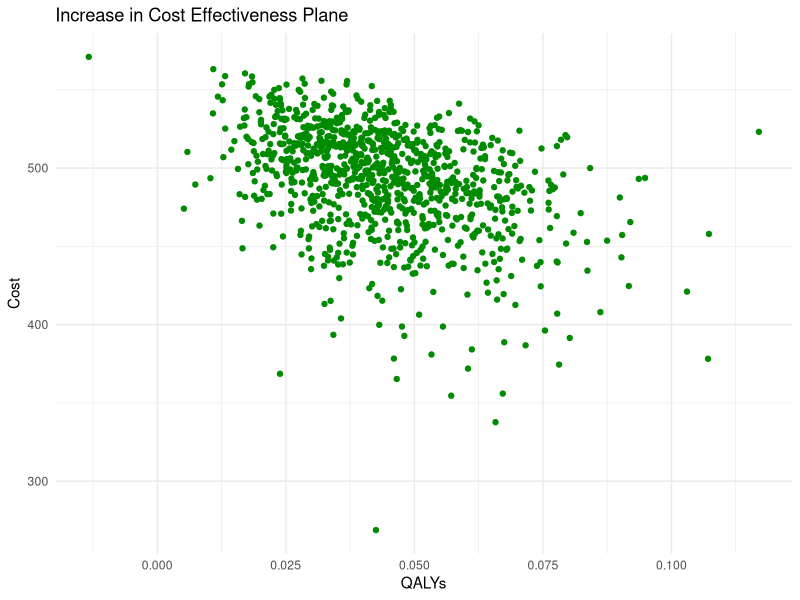
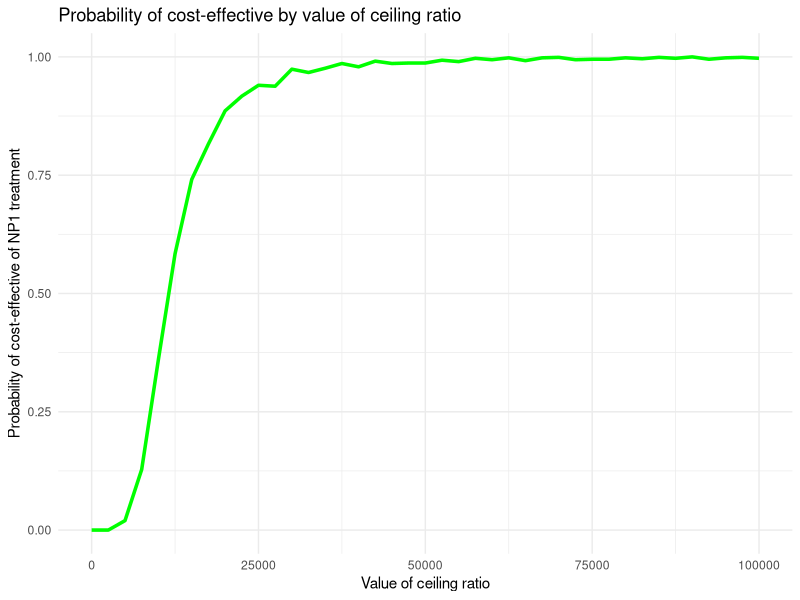

Generate these figures, in order, with R: (Note: a time limit stopped this script after it produced the figures.)
## ---- chunk 1
library(MASS)

cStandard <- 394 #cost of standard implant
cNP1 <- 579 #cost of new implant

cDR <- 0.06 
oDR <- 0.015 
age <- 60
male <- 0

iVec <- c(1000,0,0,0,0)
t <- 60

covMat <- matrix(
  c(0.0022515  , -0.005691 , 0.000000028, 0.0000051, 0.000259,
   -0.005691   ,  0.0432191,-0.000783   ,-0.007247 ,-0.000642,
    0.000000028, -0.000783 , 2.716e-05  , 0.000033 ,-0.000111,
    0.0000051  , -0.007247 , 0.000033   , 0.0118954, 0.000184,
    0.000259   , -0.000642 ,-0.000111   , 0.000184 , 0.1463686),
  nrow = 5, ncol = 5, byrow = T
)

colnames(covMat) <- rownames(covMat) <- c("lngamma","cons","age","male","NP1")

survModelSummary <- data.frame(
  
  variable = c("lngamma","cons","age","male","NP1"),
  coefficient = c(0.3740968,-5.490935,-0.0367022,0.768536,-1.344474),
  SE = c(0.0474501,0.207892,0.0052112,0.109066,0.3825815)
)
survModelSummary$hazard_ratio <- exp(survModelSummary$coefficient)




drawBetaMethodMoments <- function(n,mu,s){
  
  #functions estimates alpha and beta using the method of moments then draws from the beta distribution
  alpha <- ((mu*(1-mu)/s^2) -1)*mu
  beta <- alpha*(1-mu )/mu
  
  #draw our random number
  draw <- rbeta(n,alpha,beta)
  
  return(draw)
}


tProbsHazard <- function(t,lambda,gamma){
   
  return(1-exp(lambda*(((1:t)-1)^gamma - ((1:t)^gamma))))
   
}


tProbs_time <- function(omrPTHR,omrRTHR,rr,mr,rrr,t){
  #rr is revision risk, mr is mortality risk
  
  tProbs <- matrix(
  c(0, 1-(omrPTHR),     0,     0,                   omrPTHR,
    0, 1-(rr[t]+mr[t]), rr[t], 0,                   mr[t],
    0, 0,               0,     1-(omrRTHR + mr[t]), omrRTHR + mr[t],
    0, 0,               rrr,   1-(rrr+mr[t]),       mr[t],
    0, 0,               0,     0,                   1
  ),ncol = 5, nrow = 5, byrow = T
)
  
}

#provided death rates and yearly transition probabilities
deathRates <- data.frame(
  Age = c("35-44","45-54","55-64","65-74","75-84","85 and over"),
  Males = c(1.51,3.93,10.9,31.6,80.1,187.9),
  Females = c(0.99,2.6,6.7,19.3,53.5,154.8)
  
)
yearlyTProbs <- data.frame(
    Age = c("35-44","45-54","55-64","65-74","75-84","85 and over"),
    Index = c(35,45,55,65,75,85),
    Males = c(0.00151,0.00393,0.0109,0.0316,0.0801,0.1879),
    Females = c(0.00099,0.0026,0.0067,0.0193,0.0535,0.1548)
)


discountFormula <- function(nonDiscount,discRate,t){
  
  return(nonDiscount/(1+discRate)^(1:t))
  
}



calculateYearlyProbs <- function(iVec,omrPTHR,omrRTHR,rr,mr,rrr,t){
  
  #create empty matrix that we will fill in
  
  matReturn <- matrix(nrow = t, ncol = 5)
  
  #initialize first vector of proportions
  
  #create column names
  colnames(matReturn) <- c("PrimaryTHR","SuccessP","RevisionTHR","SucessR","Death")

  for(i in 1:t){
    
    #get the corresponding transition matrix based on the time
    tProbs <- tProbs_time(omrPTHR,omrRTHR,rr,mr,rrr,i)
    
    matReturn[i,] <-   iVec %*% tProbs #round because we are using full population units
    
    #update ivec
    iVec <- iVec %*% tProbs
    
  }
  return(matReturn)
  
  #returns a 60 (years) x 5 (states) matrix where the rows represent the proportion in a given state at year t
  
}



analysisNP1 <- function(omrPTHR,omrRTHR,mr,rrr,rrNP1,cPrimary,cRevision,cStandard,uSuccessP,uSuccessR,uRevision,cDR,oDR,cNP1,gamma,lambda,iVec,t){

  #calculate the revision risk
    rr <- tProbsHazard(t=t,lambda = lambda,gamma = gamma)
    mr <- sapply(1:t,function(x){
    
    #calculate which index select based on the age group
    inds <- sum(x+age >= yearlyTProbs$Index)
    
    #select the gender columns
    #if else takes 3 arguments, the first is a logical check, if true, it returns the second value, if false it returns the 3rd argument. Equivalent code can be written use if(x){}else{}.
    genderCol <- ifelse(male ==1,3,4)
    
    return(yearlyTProbs[inds,genderCol])
    
  })
    
  #calculate standard states
  standPopStates <- calculateYearlyProbs(iVec = iVec,omrPTHR=omrPTHR, omrRTHR=omrPTHR,rr= rr, mr = mr,rrr=rrr,t=t)
  lifeYearsStandard <- rowSums(standPopStates[,-5])
  #excludes death year
  costVec <- c(0,0,cRevision,0)

  #add a parameter for the initial cost we had 1000 initial patients
  iCostStandard <- cStandard*1000
  
  #first calculate the total cost
  totalCosts <- standPopStates[,-5] %*% costVec
  
  #calculate the discounted cost
  discCostStandard <- discountFormula(totalCosts,cDR,t=t)
  
  #calculate the quality adjusted life years by creating a vector for each state utility except death
  utility<- c(0,uSuccessP,uRevision,uSuccessR)
  
  #multiply by the cohort
  totalQuality <-  standPopStates[,-5] %*% utility
  QALYStandard <- discountFormula(totalQuality,discRate = oDR,t=t)
  
  #calculate the total cost for all cycles/person
  STDcost <- sum(c(iCostStandard,discCostStandard))/1000
  STDLYs <- sum(lifeYearsStandard)/1000
  STDQALYS <- sum(QALYStandard)/1000

  
  ###repeat this for the NP1###
  rrNP1_vec <- tProbsHazard(t,lambda = lambda*rrNP1,gamma = gamma)

  #call the previous function created
  populationStatesNP1 <- calculateYearlyProbs(iVec,omrPTHR,omrRTHR,rr=rrNP1_vec,mr=mr,rrr=rrr,t=t)
  
  #calculate life years for np1
  lifeYearsNP1 <- rowSums(populationStatesNP1[,-5])
  
  #total and discounted costs
  totalCostsNP1 <- populationStatesNP1[,-5] %*% costVec
  discCostsNP1 <- discountFormula(totalCostsNP1,cDR,t=t)
  #add the initial cost for NP1
  iCostNP1 <- cNP1*1000
  #Utility
  totalQualityNP1 <- populationStatesNP1[,-5] %*% utility
  QALYNP1 <- discountFormula(totalQualityNP1,discRate = oDR,t=t)
  
  #calculate the total cost for all cycles/person
  NP1cost <- sum(c(iCostNP1,discCostsNP1))/1000
  NP1LYs <- sum(lifeYearsNP1)/1000
  NP1QALYS <- sum(QALYNP1)/1000
  
  #returns a list of discounted cost and QALYs for each method
  return(list(STDcost = STDcost, STDQALYS = STDQALYS, NP1cost = NP1cost,NP1QALYS = NP1QALYS, ICER = (NP1cost-STDcost)/(NP1QALYS-STDQALYS)))
  
}
## ---- chunk 2
generateSimulations <- function(nReps = 1000,age=60,male=0,cRatio = 100000){
   
   #we need to know how many columns or variable we have here in ncol
   dfReturn <- data.frame(matrix(NA,nrow = nReps,ncol = 23))
  
   #fill out the column names for our dataframe
   colnames(dfReturn) <- c("omrPTHR","omrRTHR","rrNP1","rrr","lambda","gamma","cPrimary","cRevision","cSuccess","uSuccessP","uSuccessR","uRevision",
                          "cRatio","STDCost","STDQALYS","NP1Cost","NP1QALYS","STDNMB","NP1NMB","NP1Inc","CESTD","CENP1","CINP1Inc")

   #cRatio is fixed at 10000
   dfReturn$cRatio <- cRatio
   alpha <- (5294/1487)^2
   beta <- 1487^2 / 5294
   
   
   #due to R's vectorization, we can sample all the parameters at once in the "n" parameter
   omrPTHR <- rbeta(nReps,2,98) #operative mortality rate following primary THR
   omrRTHR <- rbeta(nReps,2,98) #operative mortality rate following revision THR
   rrr <- rbeta(nReps,4,96) #re-revision risk
   
   #save them here using R's vectorization
   dfReturn$omrPTHR <- omrPTHR
   dfReturn$omrRTHR <- omrRTHR 
   dfReturn$rrr <- rrr
   
   #cost and utility
   cRevision <- rgamma(nReps,shape = alpha,scale = beta)
   uSuccessP <- drawBetaMethodMoments(nReps,0.85,0.03)
   uSuccessR <- drawBetaMethodMoments(nReps,0.75,0.04)
   uRevision <- drawBetaMethodMoments(nReps,0.3,0.03)
   
   dfReturn$cRevision <- cRevision
   dfReturn$uSuccessP <- uSuccessP
   dfReturn$uSuccessR <- uSuccessR
   dfReturn$uRevision <- uRevision 
   
   #draw from multivariate normal
   normDraw <- mvrnorm(nReps, mu = survModelSummary$coefficient,Sigma = covMat)
   
   #using R's vectorization, we can calculate operations on the entire vector, we must use [,"name"]as normDraw is not a matrix rather than a vector
   lambda <- exp(normDraw[,'cons'] + normDraw[,'age']*age + normDraw[,'male']*male)
   gamma <- exp(normDraw[,'lngamma'])
   rrNP1 <- exp(normDraw[,'NP1'])
   
   dfReturn$lambda <- lambda
   dfReturn$gamma <- gamma
   dfReturn$rrNP1 <- rrNP1

  #start the for-loop
  
  for(i in 1:nReps){
    
    #call the analysis function and specify the iteration for the parameter to be selected
    #those with a parameter that is constant do not need to be called from dfReturn
    results <- analysisNP1(dfReturn$omrPTHR[i],dfReturn$omrRTHR[i],mr,dfReturn$rrr[i],dfReturn$rrNP1[i],
                           dfReturn$cPrimary[i],dfReturn$cRevision[i],dfReturn$cStandard[i],dfReturn$uSuccessP[i],
                           dfReturn$uSuccessR[i],dfReturn$uRevision[i],cDR,oDR,cNP1,dfReturn$gamma[i],dfReturn$lambda[i],iVec,t)
    
    #save the results
    dfReturn$STDCost[i] <- results$STDcost
    dfReturn$STDQALYS[i] <- results$STDQALYS
    dfReturn$NP1Cost[i] <- results$NP1cost
    dfReturn$NP1QALYS[i] <- results$NP1QALYS
    
    #calculate net monetary benefit
    dfReturn$STDNMB[i] <- results$STDQALYS*dfReturn$cRatio[i]-results$STDcost
    dfReturn$NP1NMB[i] <- results$NP1QALYS*dfReturn$cRatio[i]-results$NP1cost
    dfReturn$NP1Inc[i] <- (results$NP1QALYS-results$STDQALYS)*dfReturn$cRatio[i] - (results$NP1cost-results$STDcost)
    
    #calculate the cost effectiveness
    dfReturn$CESTD[i] <- ifelse(dfReturn$STDNMB[i]>= dfReturn$NP1NMB[i],1,0)
    dfReturn$CENP1[i] <- ifelse(dfReturn$CESTD[i]==1,0,1)
    dfReturn$CENP1Inc[i] <- ifelse(dfReturn$NP1Inc[i]>0,1,0)
    
    #the above formulae come directly from the textbook 5.1.4
  }
  return(dfReturn)
}
## ---- chunk 3
library(ggplot2)

set.seed(1)
#we can call the simulation by specifying any number of repetitions and the seed
res <- generateSimulations(nReps = 1000)

#quickly create the difference in costs and difference in QALYs for each method, note since we have access to all columns we can quickly perform vector operations on them
res$diffCost <- res$NP1Cost-res$STDCost
res$diffQALYs <- res$NP1QALYS-res$STDQALYS

#lets create a plot using ggplot
#the syntax takes a bit of getting used to but the plots are generally quite pretty
ggplot(res,aes(x = diffQALYs,y = diffCost)) + geom_point(colour = "green4") + theme_minimal()+ labs(x = "QALYs", y = "Cost", title = "Increase in Cost Effectiveness Plane")

## ---- chunk 4

#mean proportion of STD cost effective
mean(res$CESTD)

#mean proportion of NP1 cost effective
mean(res$CENP1)

#equivalently, the same NP1 net monetary benefit as the "increase" over the standard
mean(res$CENP1Inc)

#the NP1 implant is chosen over the standard implant 99.9% of the time with a cost threshold of 100,000
#what if instead we want to see what happens if we plot this threshold value from 0 to 100,000
#we can estimate this numerically by running our simulation many times for different values of cRatio and plotting the results
cRatios <- seq(0,100000,by = 2500)

#to loop through the cRatios and calculate the proportion of cost effectiveness we can write another for-loop or...
#instead since cRatios is a vector, we can use sapply to quickly loop through the vector and calculate the proportion output from the resultsNP1() function

cRatioResults <- sapply(cRatios,function(x){
  
  #call the simulation
  NP1sim <- generateSimulations(nReps = 1000,cRatio = x)
  
  #calculate the proportion for each simulatiom
  propNP1CE <- mean(NP1sim$CENP1)
  
  return(propNP1CE)
})

ncRatios <- length(cRatios)

dfcRatios <- data.frame(cRatio = cRatios,probCENP1 = cRatioResults,probCESTD = 1-cRatioResults)

#plot our results using ggplot
ggplot(dfcRatios,aes(x = cRatio,y = probCENP1)) + geom_line(colour = 'green',linewidth = 1.2) + theme_minimal()+ labs(x = "Value of ceiling ratio", y = "Probability of cost-effective of NP1 treatment", title = "Probability of cost-effective by value of ceiling ratio",colour = "Treatment") 
## ---- chunk 5
#subgroups of interest
ages <- c(40,60,80)
gender <- c(0,1)

#all possible combinations can be easily calculated using expand.grid, note we also want all possible ceiling ratios as well
factorsOfInterest <- expand.grid(cRatio = cRatios,age=ages,male = gender)
#add the column that we will fill in in our function
factorsOfInterest$propNP1CE <- NA

#loop through the grid and perform the simulation on each row
subGroupSimulation <- function(nReps,factorsOfInterest){
   
  #calculate the number of combinations
  nCombinations <- nrow(factorsOfInterest)
  
  for(c in 1:nCombinations){
  
  #our current combination of the loop (current row)
  currentCombination <- factorsOfInterest[c,]
  
  #call our simulation function
  NP1sim <- generateSimulations(nReps = nReps, cRatio = currentCombination$cRatio ,age = currentCombination$age, male = currentCombination$male)
  
  #calculate the proportion of cost effectiveness
  propNP1CE <- mean(NP1sim$CENP1)
  
  #fill in the dataframe with the proportion
  factorsOfInterest$propNP1CE[c] <- propNP1CE
  }
  
  return(factorsOfInterest)
  
}

subGroupResults <- subGroupSimulation(1000,factorsOfInterest)

#to make plotting easier to combine the age and gender columns so that it is one variable
subGroupResults$combined_factor <- interaction(as.factor(subGroupResults$age),as.factor(subGroupResults$male),sep = "_")

#again plot in ggplot2, here, we manually change the names of the subgroups
ggplot(subGroupResults,aes(x = cRatio,y = propNP1CE,colour = combined_factor)) + geom_line(linewidth = 1.2,alpha = 0.5) + 
  labs(x = "Threshold Ratio", y = "Proportion of NP1 cost effective", "Line plot of cost effectiveness of NP1 implant by age and gender", colour = 'Factor') +
  scale_color_manual(labels = c("40_0"="Age 40 Female","60_0"= "Age 60 Female","80_0"="Age 80 Female",
                                "40_1"="Age 40 Male","60_1"= "Age 60 Male","80_1"="Age 81 Male"),
                     values = c("40_0" = "red3","60_0" = "orange2","80_0" = "purple3",
                                "40_1" = "blue2", "60_1" = "skyblue2","80_1" = "green3"))
